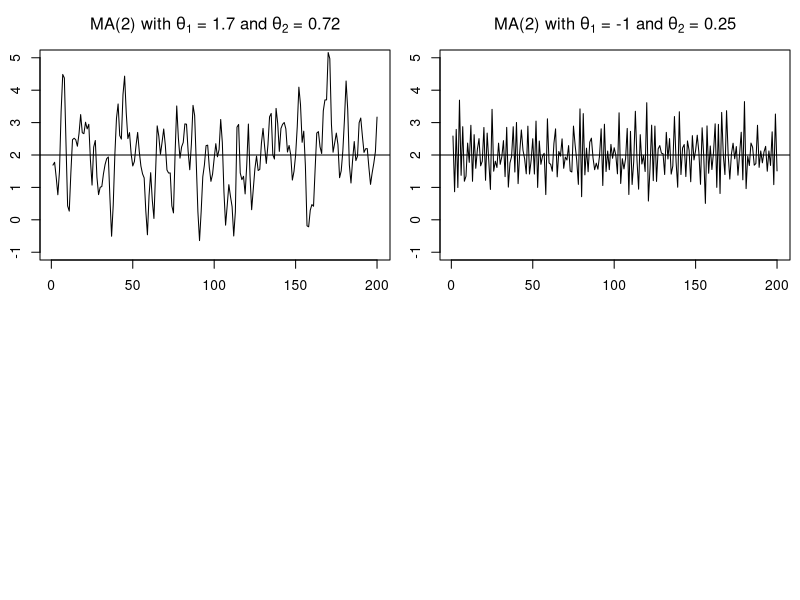
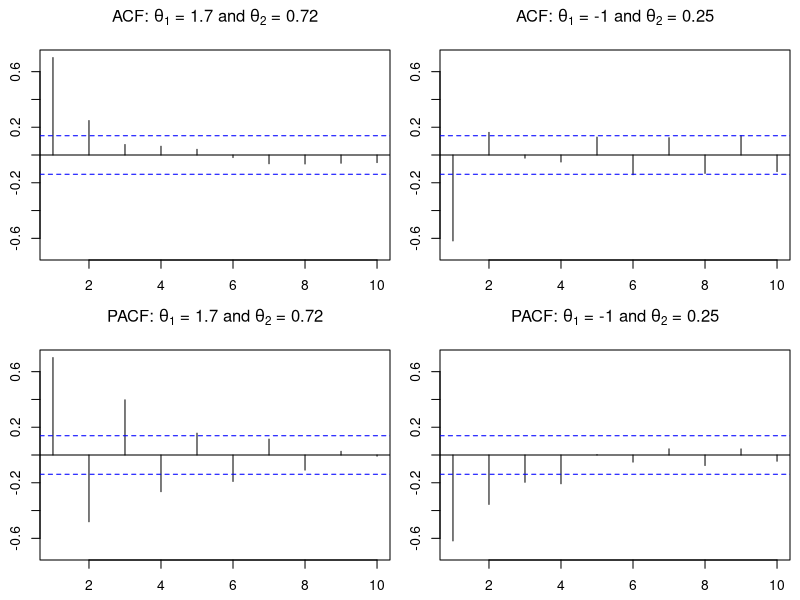

Reproduce these figures in R, in order.

set.seed(2985472)

#---------------------------------------------------------------------
#simulations

n = 200
eps <- 0.5*rnorm(n)
y.sim1 <- 2 + arima.sim(list(ma=c(1.7,0.72)), n, innov = eps)
y.sim2 <- 2 + arima.sim(list(ma=c(-1,0.25)), n, innov = eps)

layout(matrix(c(1,2,3,4), 2, 2, byrow=TRUE))
ylims = c(-1, 5)
par(mai=c(0.4, 0.4, 0.5, 0.1))
plot(y.sim1, ylim=ylims, main=expression(paste("MA(2) with ", theta[1], " = 1.7 and ", theta[2], " = 0.72")))
abline(h=c(2,n))
plot(y.sim2, ylim=ylims, main=expression(paste("MA(2) with ", theta[1], " = -1 and ", theta[2], " = 0.25")))
abline(h=c(2,n))


#---------------------------------------------------------------------
#Autocorrelations and Partial Autocorrelations

ACF1 <- acf(y.sim1, plot = FALSE)
ACF2 <- acf(y.sim2, plot = FALSE)

PACF1 <- pacf(y.sim1, plot = FALSE)
PACF2 <- pacf(y.sim2, plot = FALSE)

layout(matrix(c(1,2,3,4), 2, 2, byrow=TRUE))
ylims = c(-0.7, 0.7)
par(mai=c(0.4, 0.4, 0.5, 0.1))
plot(ACF1[1:10], ylim=ylims, main=expression(paste("ACF: ", theta[1], " = 1.7 and ", theta[2], " = 0.72")) )
plot(ACF2[1:10], ylim=ylims, main=expression(paste("ACF: ", theta[1], " = -1 and ", theta[2], " = 0.25")) )
plot(PACF1[1:10], ylim=ylims, main=expression(paste("PACF: ", theta[1], " = 1.7 and ", theta[2], " = 0.72")) )
plot(PACF2[1:10], ylim=ylims, main=expression(paste("PACF: ", theta[1], " = -1 and ", theta[2], " = 0.25")) )


